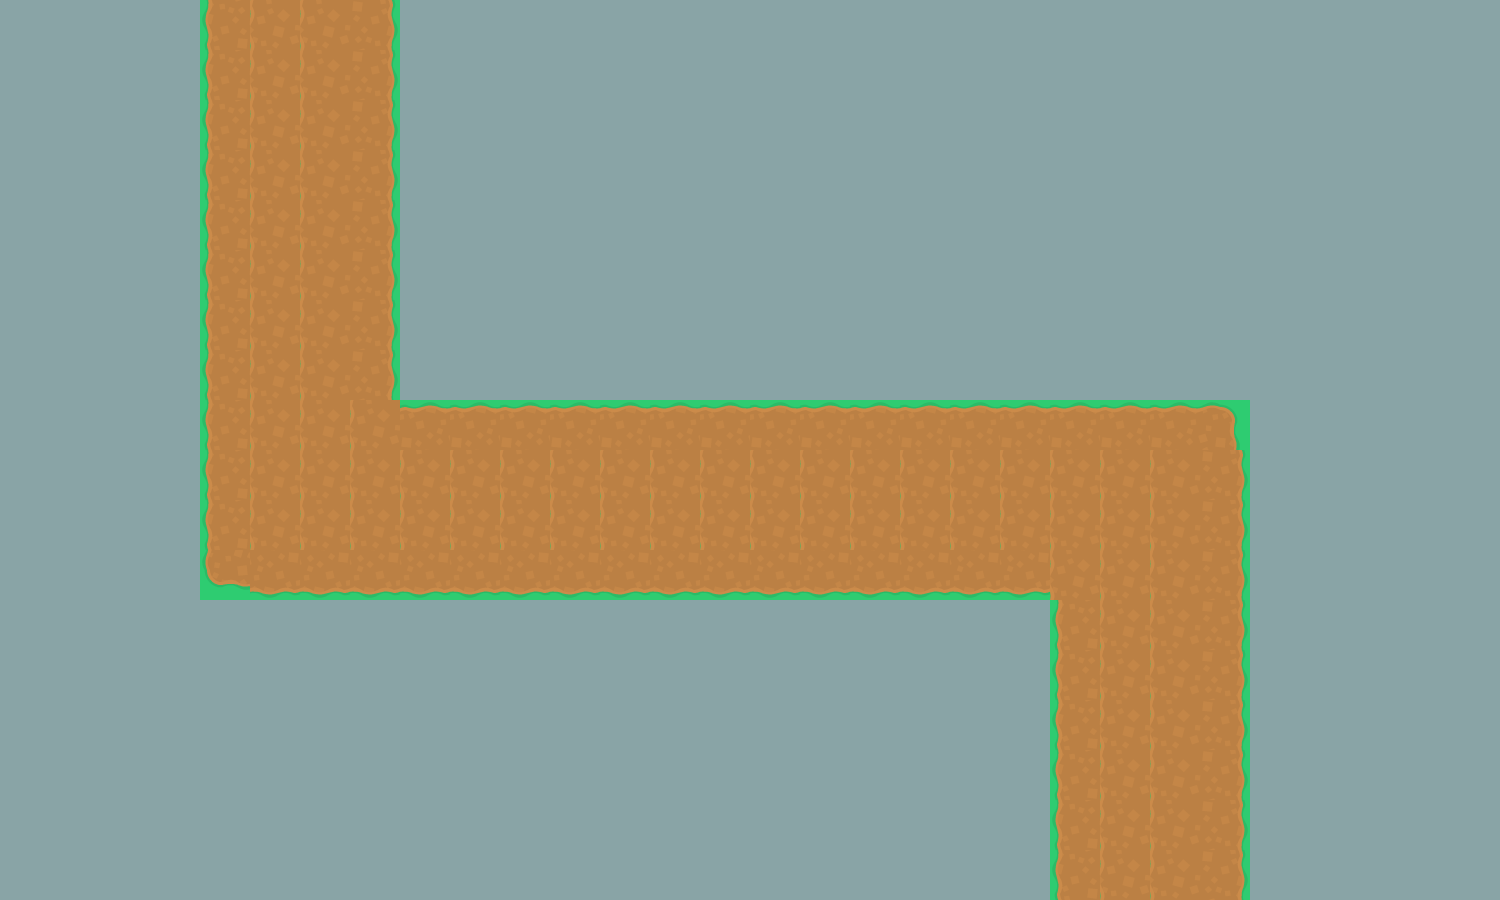

This game map was drawn from its Tiled (.tmx) file and the tilesets committed beside it. A one-line description and the full map source follow:
An orthogonal 30x18 tile map with 50x50 px tiles, 1 tile layer (Tile Layer 1) and 1 object.

<map version="1.10" tiledversion="1.10.2" orientation="orthogonal" renderorder="right-down" width="30" height="18" tilewidth="50" tileheight="50" infinite="0" nextlayerid="3" nextobjectid="2">
 <editorsettings>
  <export target="../bluebus/assets/levels/basic-level.tmj" format="json" />
 </editorsettings>
 <tileset firstgid="1" source="towerDefense_tilesheet.tsx" />
 <layer id="1" name="Tile Layer 1" width="30" height="18">
  <data encoding="csv">
342,342,342,342,3221225620,147,147,148,342,342,342,342,342,342,342,342,342,342,342,342,342,342,342,342,342,342,342,342,342,342,
342,342,342,342,3221225620,147,147,148,342,342,342,342,342,342,342,342,342,342,342,342,342,342,342,342,342,342,342,342,342,342,
342,342,342,342,3221225620,147,147,148,342,342,342,342,342,342,342,342,342,342,342,342,342,342,342,342,342,342,342,342,342,342,
342,342,342,342,3221225620,147,147,148,342,342,342,342,342,342,342,342,342,342,342,342,342,342,342,342,342,342,342,342,342,342,
342,342,342,342,3221225620,147,147,148,342,342,342,342,342,342,342,342,342,342,342,342,342,342,342,342,342,342,342,342,342,342,
342,342,342,342,3221225620,147,147,148,342,342,342,342,342,342,342,342,342,342,342,342,342,342,342,342,342,342,342,342,342,342,
342,342,342,342,3221225620,147,147,148,342,342,342,342,342,342,342,342,342,342,342,342,342,342,342,342,342,342,342,342,342,342,
342,342,342,342,3221225620,147,147,148,342,342,342,342,342,342,342,342,342,342,342,342,342,342,342,342,342,342,342,342,342,342,
342,342,342,342,3221225620,147,147,147,1610612884,1610612884,1610612884,1610612884,1610612884,1610612884,1610612884,1610612884,1610612884,1610612884,1610612884,1610612884,1610612884,1610612884,1610612884,1610612884,1610612913,342,342,342,342,342,
342,342,342,342,3221225620,147,147,147,147,147,147,147,147,147,147,147,147,147,147,147,147,147,147,147,148,342,342,342,342,342,
342,342,342,342,3221225620,147,147,147,147,147,147,147,147,147,147,147,147,147,147,147,147,147,147,147,148,342,342,342,342,342,
342,342,342,342,2147483825,2684354708,2684354708,2684354708,2684354708,2684354708,2684354708,2684354708,2684354708,2684354708,2684354708,2684354708,2684354708,2684354708,2684354708,2684354708,2684354708,147,147,147,148,342,342,342,342,342,
342,342,342,342,342,342,342,342,342,342,342,342,342,342,342,342,342,342,342,342,342,3221225620,147,147,148,342,342,342,342,342,
342,342,342,342,342,342,342,342,342,342,342,342,342,342,342,342,342,342,342,342,342,3221225620,147,147,148,342,342,342,342,342,
342,342,342,342,342,342,342,342,342,342,342,342,342,342,342,342,342,342,342,342,342,3221225620,147,147,148,342,342,342,342,342,
342,342,342,342,342,342,342,342,342,342,342,342,342,342,342,342,342,342,342,342,342,3221225620,147,147,148,342,342,342,342,342,
342,342,342,342,342,342,342,342,342,342,342,342,342,342,342,342,342,342,342,342,342,3221225620,147,147,148,342,342,342,342,342,
342,342,342,342,342,342,342,342,342,342,342,342,342,342,342,342,342,342,342,342,342,3221225620,147,147,148,342,342,342,342,342
</data>
 </layer>
 <objectgroup id="2" name="waypoints">
  <object id="1" x="0" y="0">
   <polyline points="300,0 300,500 1150,500 1150,900" />
  </object>
 </objectgroup>
</map>
